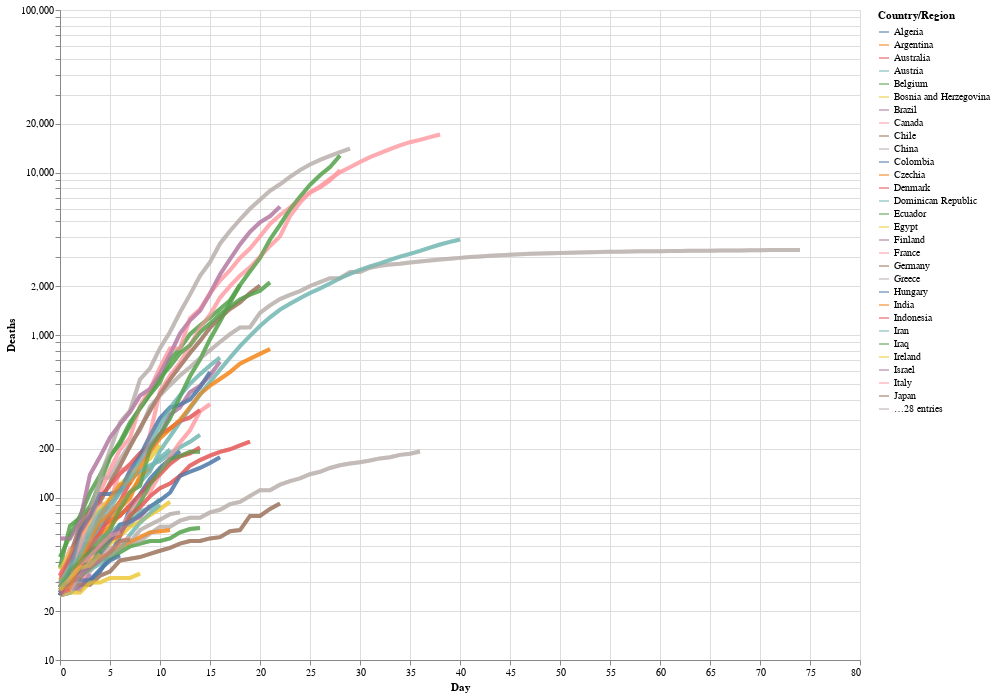

The cell this chart's notebook holds for it:
### Markdown cell above
How amazing that we could add that useful hoverl tooltip with one line of code `tooltip=['Country/Region', 'Day','Deaths']`, particularly as it adds such information rich interaction to the chart.
One cool aspect of the NYTimes chart was that, when you hovered over a particular curve, it made it stand out against the other. We're going to do something similar here: in the resulting chart, when you click on a curve, the others turn grey.

**Note:** When first attempting to build this chart, I discovered [here](https://github.com/altair-viz/altair/issues/1552) that "multiple conditional values in one encoding are not allowed by the Vega-Lite spec," which is what Altair uses! For this reason, we build the chart, then an overlay, and then combine them.

### Code cell
# Selection tool
selection = alt.selection_single(fields=['Country/Region'])
# Color change when clicked
color = alt.condition(selection,
                    alt.Color('Country/Region:N'),
                    alt.value('lightgray'))


# Base altair plot 
base = alt.Chart(deaths_long).mark_line(strokeWidth=4, opacity=0.7).encode(
    x=alt.X('Day'),
    y=alt.Y('Deaths', scale=alt.Scale(type='log')),
    color='Country/Region',
    tooltip=['Country/Region', 'Day','Deaths']
).properties(
    width=800,
    height=650
)

# Chart
chart = base.encode(
  color=alt.condition(selection, 'Country/Region:N', alt.value('lightgray'))
).add_selection(
  selection
)

# Overlay
overlay = base.encode(
    color='Country/Region',
  opacity=alt.value(0.5),
  tooltip=['Country/Region:N', 'Name:N']
).transform_filter(
  selection
)

# Sum em up!
chart + overlay

### Figure 1 — Vega-Lite specification as saved in the notebook (floating-point values rounded to 4 significant figures; data arrays with more than 128 entries replaced by an {"elided": "..."} marker saying what was removed)
{"config": {"view": {"continuousWidth": 400, "continuousHeight": 300}}, "layer": [{"mark": {"type": "line", "opacity": 0.7, "strokeWidth": 4}, "encoding": {"color": {"condition": {"type": "nominal", "field": "Country/Region", "selection": "selector001"}, "value": "lightgray"}, "tooltip": [{"type": "nominal", "field": "Country/Region"}, {"type": "quantitative", "field": "Day"}, {"type": "quantitative", "field": "Deaths"}], "x": {"type": "quantitative", "field": "Day"}, "y": {"type": "quantitative", "field": "Deaths", "scale": {"type": "log"}}}, "height": 650, "selection": {"selector001": {"type": "single", "fields": ["Country/Region"]}}, "width": 800}, {"mark": {"type": "line", "opacity": 0.7, "strokeWidth": 4}, "encoding": {"color": {"type": "nominal", "field": "Country/Region"}, "opacity": {"value": 0.5}, "tooltip": [{"type": "nominal", "field": "Country/Region"}, {"type": "nominal", "field": "Name"}], "x": {"type": "quantitative", "field": "Day"}, "y": {"type": "quantitative", "field": "Deaths", "scale": {"type": "log"}}}, "height": 650, "transform": [{"filter": {"selection": "selector001"}}], "width": 800}], "data": {"name": "data-4991a3f3f81bfe9b58b1463d62bb5819"}, "$schema": "https://vega.github.io/schema/vega-lite/v4.8.1.json", "datasets": {"data-4991a3f3f81bfe9b58b1463d62bb5819": {"elided": "4389 records"}}}
